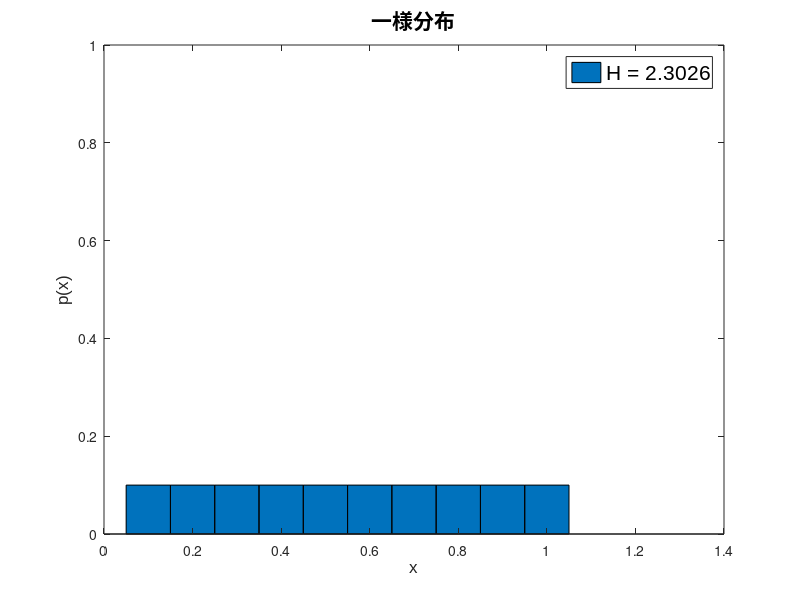
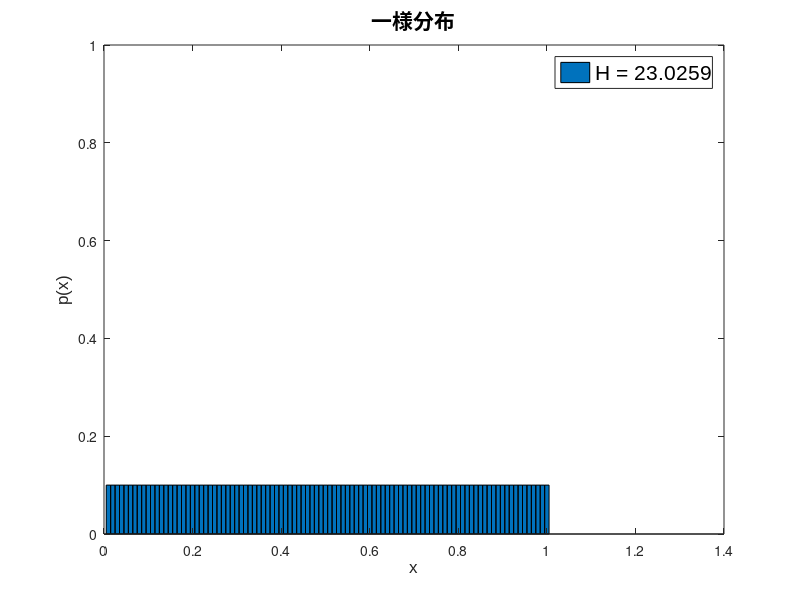
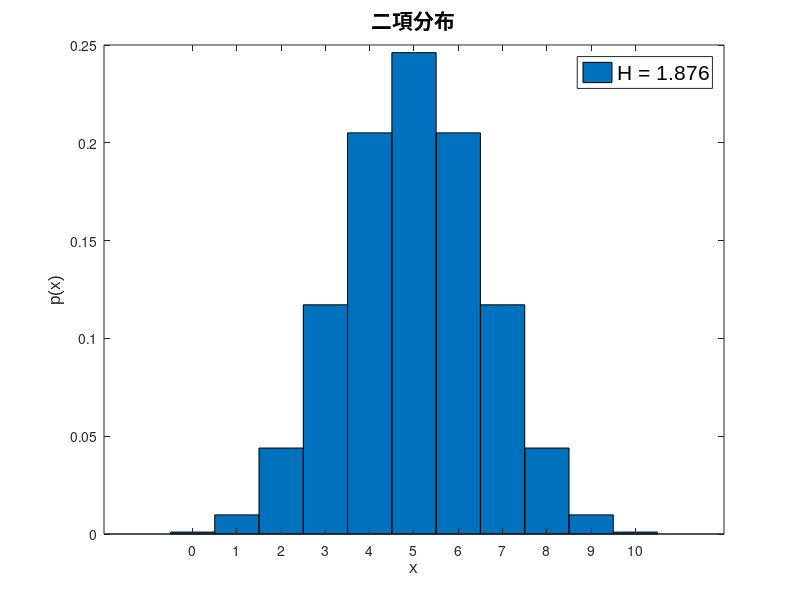
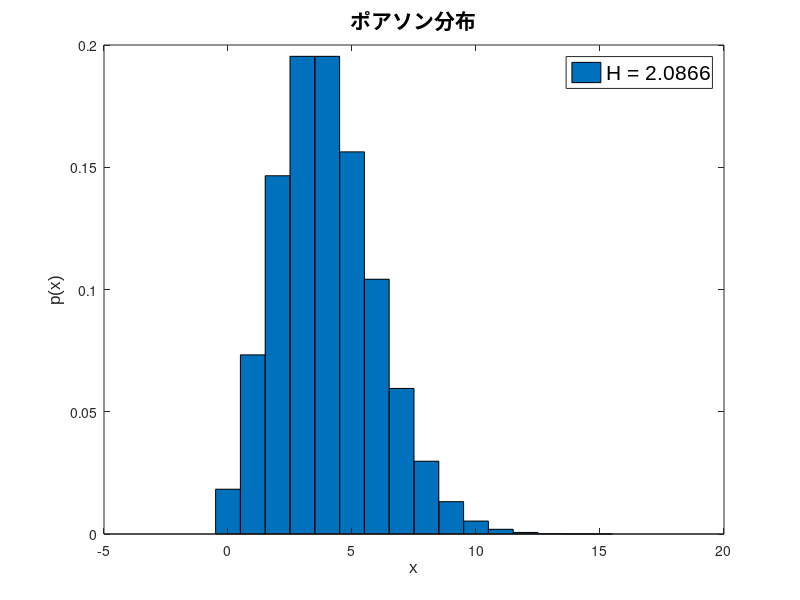

Source code (MATLAB) for these figures, in order: (Note: this script raises an error after producing the figures.)
%% Entropy
%% 一様分布
x = 0.1:0.1:1;
px = zeros(1,10)+0.1;
H = -sum(px .* log(px));
txt = ['H = ' num2str(H)];
figure
bar(x,px,1)
xlabel('x', 'FontName', 'Arial', 'FontSize', 12)
ylabel('p(x)', 'FontName', 'Arial', 'FontSize', 12)
ylim([0 1])
legend(txt, 'FontName', 'Arial', 'FontSize', 15)
title('一様分布', 'FontSize', 15)

%% 一様分布
x = 0.01:0.01:1;
px = zeros(1,100)+0.1;
H = -sum(px .* log(px));
txt = ['H = ' num2str(H)];
figure
bar(x,px,1)
xlabel('x', 'FontName', 'Arial', 'FontSize', 12)
ylabel('p(x)', 'FontName', 'Arial', 'FontSize', 12)
ylim([0 1])
legend(txt, 'FontName', 'Arial', 'FontSize', 15)
title('一様分布', 'FontSize', 15)


%% 二項分布
p = 0.5;
x = 0:10;
px = binopdf(x,10,p);
H = -sum(px .* log(px));
txt = ['H = ' num2str(H)];
figure
bar(x,px,1)
xlabel('x', 'FontName', 'Arial', 'FontSize', 12)
ylabel('p(x)', 'FontName', 'Arial', 'FontSize', 12)
legend(txt, 'FontName', 'Arial', 'FontSize', 15)
title('二項分布', 'FontSize', 15)


%% ポアソン分布
x = 0:15;
px = poisspdf(x,4);
H = -sum(px .* log(px));
txt = ['H = ' num2str(H)];
figure
bar(x,px,1)
xlabel('x', 'FontName', 'Arial', 'FontSize', 12)
ylabel('p(x)', 'FontName', 'Arial', 'FontSize', 12)
legend(txt, 'FontName', 'Arial', 'FontSize', 15)
title('ポアソン分布', 'FontSize', 15)


%% 正規分布
x = -50:1:150;
px = normpdf(x,50,20);
H = -sum(px .* log(px));
txt = ['H = ' num2str(H)];
figure
plot(x,px)
xlabel('x', 'FontName', 'Arial', 'FontSize', 12)
ylabel('p(x)', 'FontName', 'Arial', 'FontSize', 12)
legend(txt, 'FontName', 'Arial', 'FontSize', 15)
title('正規分布(連続)', 'FontSize', 15)


%% KLD
x = -6:0.01:6;
px = normpdf(x,0,1);
qx = -4:0.01:4;
qx1 = normpdf(x,qx(201),1);
qx2 = normpdf(x,qx(401),1);
qx3 = normpdf(x,qx(601),1);
qx4 = normpdf(x,qx(801),1);

kld = qx.^2/2;
H1 = -sum(px .* log(px));
H2 = -sum(qx1 .* log(qx1));


figure

subplot(2,4,1)
grid on
plot(x,px, 'LineWidth', 1.5)
hold on
plot(x,qx1, 'LineWidth', 1.5)
legend(['p(x)'; 'q(x)'], 'FontName', 'Arial', 'FontSize', 8)
hold off

subplot(2,4,2)
grid on
plot(x,px, 'LineWidth', 1.5)
hold on
plot(x,qx2, 'LineWidth', 1.5)
legend(['p(x)'; 'q(x)'], 'FontName', 'Arial', 'FontSize', 8)
hold off

subplot(2,4,3)
grid on
plot(x,px, 'LineWidth', 1.5)
hold on
plot(x,qx3, 'LineWidth', 1.5)
legend(['p(x)'; 'q(x)'], 'FontName', 'Arial', 'FontSize', 8)
hold off


subplot(2,4,4)
grid on
plot(x,px, 'LineWidth', 1.5)
hold on
plot(x,qx4, 'LineWidth', 1.5)
legend(['p(x)'; 'q(x)'], 'FontName', 'Arial', 'FontSize', 8)
hold off

subplot(2,4,5)
grid on
plot(qx,kld)
hold on
plot(qx(201),kld(201),'.', 'MarkerSize',15)
xlim([-4 4])
ylabel('KL(p||q)',  'FontName', 'Arial', 'FontSize', 10)
xlabel('\mu diff',  'FontName', 'Arial', 'FontSize', 10)
hold off

subplot(2,4,6)
grid on
plot(qx,kld)
hold on
plot(qx(401),kld(401),'.', 'MarkerSize',15)
xlim([-4 4])
ylabel('KL(p||q)',  'FontName', 'Arial', 'FontSize', 10)
xlabel('\mu diff',  'FontName', 'Arial', 'FontSize', 10)
hold off

subplot(2,4,7)
grid on
plot(qx,kld)
hold on
plot(qx(601),kld(601),'.', 'MarkerSize',15)
xlim([-4 4])
ylabel('KL(p||q)',  'FontName', 'Arial', 'FontSize', 10)
xlabel('\mu diff',  'FontName', 'Arial', 'FontSize', 10)
hold off

subplot(2,4,8)
grid on
plot(qx,kld)
hold on
plot(qx(801),kld(801),'.', 'MarkerSize',15)
xlim([-4 4])
ylabel('KL(p||q)',  'FontName', 'Arial', 'FontSize', 10)
xlabel('\mu diff',  'FontName', 'Arial', 'FontSize', 10)
hold off


%% CCA
clear;
sig = ones(1,50);
common1 = [sig sig*0 sig*-1 sig*0 sig sig*0 sig*-1]*0.2;
common2 = [sig*0 sig*-1 sig*-2 sig*-1 sig*0 sig sig*2]*0.2;

len = length(common1);
noise1 = randn(1,len);
noise2 = randn(1,len);

%X = [common+noise1; common-noise1; randn(1,len); randn(1,len)*2];
%Y = [common+noise2; common-noise2; randn(1,len)];

X = [common1+noise1; common2-noise1; randn(1,len); randn(1,len)*2];
Y = [common1+noise2; common2-noise2; randn(1,len)];


[A,B,r,U,V] = canoncorr(X',Y');

figure;
subplot(2,1,1)
plot(common1)
title('step-like signal', 'FontName', 'Arial', 'FontSize', 15);
ylim([-0.5 0.5]);

subplot(2,1,2)
plot(common2)
title('step-like signal', 'FontName', 'Arial', 'FontSize', 15);
ylim([-0.5 0.5]);

figure
subplot(4,2,1)
plot(X(1,:))
title('X1', 'FontName', 'Arial', 'FontSize', 12);
xlim([0 350])

subplot(4,2,3)
plot(X(2,:))
title('X2', 'FontName', 'Arial', 'FontSize', 12);
xlim([0 350])

subplot(4,2,5)
plot(X(3,:))
title('X3', 'FontName', 'Arial', 'FontSize', 12);
xlim([0 350])

subplot(4,2,7)
plot(X(4,:))
title('X4', 'FontName', 'Arial', 'FontSize', 12);
xlim([0 350])

subplot(4,2,2)
plot(Y(1,:))
title('Y1', 'FontName', 'Arial', 'FontSize', 12);
xlim([0 350])

subplot(4,2,4)
plot(Y(2,:))
title('Y2', 'FontName', 'Arial', 'FontSize', 12);
xlim([0 350])

subplot(4,2,6)
plot(Y(3,:))
title('Y3', 'FontName', 'Arial', 'FontSize', 12);
xlim([0 350])

sgtitle('Original signals', 'FontName', 'Arial', 'FontSize', 15);

figure
subplot(4,2,1)
plot(U(:,1))
title('U1', 'FontName', 'Arial', 'FontSize', 12);
xlim([0 350])

subplot(4,2,3)
plot(U(:,2))
title('U2', 'FontName', 'Arial', 'FontSize', 12);
xlim([0 350])

subplot(4,2,5)
plot(U(:,3))
title('U3', 'FontName', 'Arial', 'FontSize', 12);
xlim([0 350])

subplot(4,2,2)
plot(V(:,1))
title('V1', 'FontName', 'Arial', 'FontSize', 12);
xlim([0 350])

subplot(4,2,4)
plot(V(:,2))
title('V2', 'FontName', 'Arial', 'FontSize', 12);
xlim([0 350])

subplot(4,2,6)
plot(V(:,3))
title('V3', 'FontName', 'Arial', 'FontSize', 12);
xlim([0 350])

sgtitle('Generated signals', 'FontName', 'Arial', 'FontSize', 15);


%% CCA 2
%% CCA
clear;
t = -2*pi:1/100:2*pi;
sig1 = sin(2*pi*2*t);
sig2 = sin(2*pi*5*t);
common1 = sig1(253:953);
common2 = sig1(388:1088);
common3 = sig2(138:838);
common4 = sig2(421:1121);

len = length(common1);
noise1 = randn(1,len);
noise2 = randn(1,len);

%X = [common1+noise1; common2-noise1; randn(1,len); randn(1,len)*2];
%Y = [common1+noise2; common2-noise2; randn(1,len)];

X = [common1+noise1; common3-noise1; randn(1,len); randn(1,len)*2];
Y = [common2+noise2; common4-noise2; randn(1,len); randn(1,len)];

[A,B,r,U,V] = canoncorr(X',Y');

figure;
subplot(2,1,1)
plot(sig1)
title('sine-wave1', 'FontName', 'Arial', 'FontSize', 15);
ylim([-0.5 0.5]);
xlim([0 700]);

subplot(2,1,2)
plot(sig2)
title('sine-wave2', 'FontName', 'Arial', 'FontSize', 15);
ylim([-0.5 0.5]);
xlim([0 700]);

figure
subplot(4,2,1)
plot(X(1,:))
title('X1', 'FontName', 'Arial', 'FontSize', 12);
xlim([0 350])

subplot(4,2,3)
plot(X(2,:))
title('X2', 'FontName', 'Arial', 'FontSize', 12);
xlim([0 350])

subplot(4,2,5)
plot(X(3,:))
title('X3', 'FontName', 'Arial', 'FontSize', 12);
xlim([0 350])

subplot(4,2,7)
plot(X(4,:))
title('X4', 'FontName', 'Arial', 'FontSize', 12);
xlim([0 350])

subplot(4,2,2)
plot(Y(1,:))
title('Y1', 'FontName', 'Arial', 'FontSize', 12);
xlim([0 350])

subplot(4,2,4)
plot(Y(2,:))
title('Y2', 'FontName', 'Arial', 'FontSize', 12);
xlim([0 350])

subplot(4,2,6)
plot(Y(3,:))
title('Y3', 'FontName', 'Arial', 'FontSize', 12);
xlim([0 350])

subplot(4,2,8)
plot(Y(4,:))
title('Y4', 'FontName', 'Arial', 'FontSize', 12);
xlim([0 350])

sgtitle('Original signals', 'FontName', 'Arial', 'FontSize', 15);

figure
subplot(4,2,1)
plot(U(:,1))
title('U1', 'FontName', 'Arial', 'FontSize', 12);
xlim([0 350])

subplot(4,2,3)
plot(U(:,2))
title('U2', 'FontName', 'Arial', 'FontSize', 12);
xlim([0 350])

subplot(4,2,5)
plot(U(:,3))
title('U3', 'FontName', 'Arial', 'FontSize', 12);
xlim([0 350])

subplot(4,2,7)
plot(U(:,4))
title('U4', 'FontName', 'Arial', 'FontSize', 12);
xlim([0 350])

subplot(4,2,2)
plot(V(:,1))
title('V1', 'FontName', 'Arial', 'FontSize', 12);
xlim([0 350])

subplot(4,2,4)
plot(V(:,2))
title('V2', 'FontName', 'Arial', 'FontSize', 12);
xlim([0 350])

subplot(4,2,6)
plot(V(:,3))
title('V3', 'FontName', 'Arial', 'FontSize', 12);
xlim([0 350])

subplot(4,2,8)
plot(V(:,4))
title('V4', 'FontName', 'Arial', 'FontSize', 12);
xlim([0 350])

sgtitle('Generated signals', 'FontName', 'Arial', 'FontSize', 15);



%% Machine learning
% uni normal dist
x = 0:1:100;
px = normpdf(x,80,5);
figure
plot(x,px)
xlabel('x', 'FontName', 'Arial', 'FontSize', 12)
ylabel('p(x)', 'FontName', 'Arial', 'FontSize', 12)
legend('sub1', 'FontName', 'Arial', 'FontSize', 15)
title('実験結果(ガウス分布)', 'FontSize', 15)

%% mixed normal dist
x = 0:1:100;
mu = [80,50];
sigma = [5,7];
px1 = normpdf(x,mu(1),sigma(1));
px2 = normpdf(x,mu(2),sigma(2));
px = px1+px2;
figure
plot(x,px,'-k','LineWidth',1.2)

hold on
plot(x,px1, '--b')
plot(x,px2, '--r')
xlabel('x', 'FontName', 'Arial', 'FontSize', 12)
ylabel('p(x)', 'FontName', 'Arial', 'FontSize', 12)
legend('x','sub1', 'sub2', 'FontName', 'Arial', 'FontSize', 15)
title('実験結果(混合ガウス分布)', 'FontSize', 15)
hold off